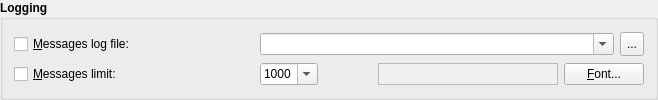
            <widget class="QGroupBox" name="LoggingGroupBox">
             <property name="font">
              <font>
               <weight>75</weight>
               <bold>true</bold>
              </font>
             </property>
             <property name="title">
              <string>Logging</string>
             </property>
             <property name="flat">
              <bool>true</bool>
             </property>
             <layout class="QVBoxLayout" name="verticalLayout_3">
              <item>
               <layout class="QHBoxLayout" name="horizontalLayout_3">
                <item>
                 <widget class="QCheckBox" name="MessagesLogCheckBox">
                  <property name="minimumSize">
                   <size>
                    <width>240</width>
                    <height>0</height>
                   </size>
                  </property>
                  <property name="maximumSize">
                   <size>
                    <width>240</width>
                    <height>16777215</height>
                   </size>
                  </property>
                  <property name="font">
                   <font>
                    <weight>50</weight>
                    <bold>false</bold>
                   </font>
                  </property>
                  <property name="toolTip">
                   <string>Whether to activate a messages logging to file.</string>
                  </property>
                  <property name="text">
                   <string>&amp;Messages log file:</string>
                  </property>
                  <property name="shortcut">
                   <string>Alt+M</string>
                  </property>
                 </widget>
                </item>
                <item>
                 <widget class="QComboBox" name="MessagesLogPathComboBox">
                  <property name="sizePolicy">
                   <sizepolicy hsizetype="Expanding" vsizetype="Fixed">
                    <horstretch>0</horstretch>
                    <verstretch>0</verstretch>
                   </sizepolicy>
                  </property>
                  <property name="font">
                   <font>
                    <weight>50</weight>
                    <bold>false</bold>
                   </font>
                  </property>
                  <property name="toolTip">
                   <string>Messages log file</string>
                  </property>
                  <property name="editable">
                   <bool>true</bool>
                  </property>
                 </widget>
                </item>
                <item>
                 <widget class="QToolButton" name="MessagesLogPathToolButton">
                  <property name="minimumSize">
                   <size>
                    <width>22</width>
                    <height>22</height>
                   </size>
                  </property>
                  <property name="maximumSize">
                   <size>
                    <width>24</width>
                    <height>24</height>
                   </size>
                  </property>
                  <property name="font">
                   <font>
                    <weight>50</weight>
                    <bold>false</bold>
                   </font>
                  </property>
                  <property name="focusPolicy">
                   <enum>Qt::TabFocus</enum>
                  </property>
                  <property name="toolTip">
                   <string>Browse for the messages log file location</string>
                  </property>
                  <property name="text">
                   <string>...</string>
                  </property>
                 </widget>
                </item>
               </layout>
              </item>
              <item>
               <layout class="QHBoxLayout" name="horizontalLayout_2">
                <item>
                 <widget class="QCheckBox" name="MessagesLimitCheckBox">
                  <property name="minimumSize">
                   <size>
                    <width>240</width>
                    <height>0</height>
                   </size>
                  </property>
                  <property name="maximumSize">
                   <size>
                    <width>240</width>
                    <height>16777215</height>
                   </size>
                  </property>
                  <property name="font">
                   <font>
                    <weight>50</weight>
                    <bold>false</bold>
                   </font>
                  </property>
                  <property name="toolTip">
                   <string>Whether to keep a maximum number of lines in the messages window</string>
                  </property>
                  <property name="text">
                   <string>&amp;Messages limit:</string>
                  </property>
                  <property name="shortcut">
                   <string>Alt+M</string>
                  </property>
                 </widget>
                </item>
                <item>
                 <widget class="QComboBox" name="MessagesLimitLinesComboBox">
                  <property name="font">
                   <font>
                    <weight>50</weight>
                    <bold>false</bold>
                   </font>
                  </property>
                  <property name="toolTip">
                   <string>The maximum number of message lines to keep in view</string>
                  </property>
                  <property name="editable">
                   <bool>true</bool>
                  </property>
                  <property name="currentIndex">
                   <number>3</number>
                  </property>
                  <item>
                   <property name="text">
                    <string>100</string>
                   </property>
                  </item>
                  <item>
                   <property name="text">
                    <string>250</string>
                   </property>
                  </item>
                  <item>
                   <property name="text">
                    <string>500</string>
                   </property>
                  </item>
                  <item>
                   <property name="text">
                    <string>1000</string>
                   </property>
                  </item>
                  <item>
                   <property name="text">
                    <string>2500</string>
                   </property>
                  </item>
                  <item>
                   <property name="text">
                    <string>5000</string>
                   </property>
                  </item>
                 </widget>
                </item>
                <item>
                 <spacer name="horizontalSpacer">
                  <property name="orientation">
                   <enum>Qt::Horizontal</enum>
                  </property>
                  <property name="sizeHint" stdset="0">
                   <size>
                    <width>40</width>
                    <height>20</height>
                   </size>
                  </property>
                 </spacer>
                </item>
                <item>
                 <widget class="QLabel" name="MessagesFontTextLabel">
                  <property name="minimumSize">
                   <size>
                    <width>180</width>
                    <height>0</height>
                   </size>
                  </property>
                  <property name="maximumSize">
                   <size>
                    <width>260</width>
                    <height>16777215</height>
                   </size>
                  </property>
                  <property name="font">
                   <font>
                    <weight>50</weight>
                    <bold>false</bold>
                   </font>
                  </property>
                  <property name="toolTip">
                   <string>Sample messages text font display</string>
                  </property>
                  <property name="autoFillBackground">
                   <bool>true</bool>
                  </property>
                  <property name="frameShape">
                   <enum>QFrame::StyledPanel</enum>
                  </property>
                  <property name="frameShadow">
                   <enum>QFrame::Sunken</enum>
                  </property>
                  <property name="alignment">
                   <set>Qt::AlignCenter</set>
                  </property>
                  <property name="wordWrap">
                   <bool>false</bool>
                  </property>
                 </widget>
                </item>
                <item>
                 <widget class="QPushButton" name="MessagesFontPushButton">
                  <property name="font">
                   <font>
                    <weight>50</weight>
                    <bold>false</bold>
                   </font>
                  </property>
                  <property name="toolTip">
                   <string>Select font for the messages text display</string>
                  </property>
                  <property name="text">
                   <string>&amp;Font...</string>
                  </property>
                  <property name="shortcut">
                   <string>Alt+F</string>
                  </property>
                  <property name="autoDefault">
                   <bool>false</bool>
                  </property>
                 </widget>
                </item>
               </layout>
              </item>
             </layout>
            </widget>
